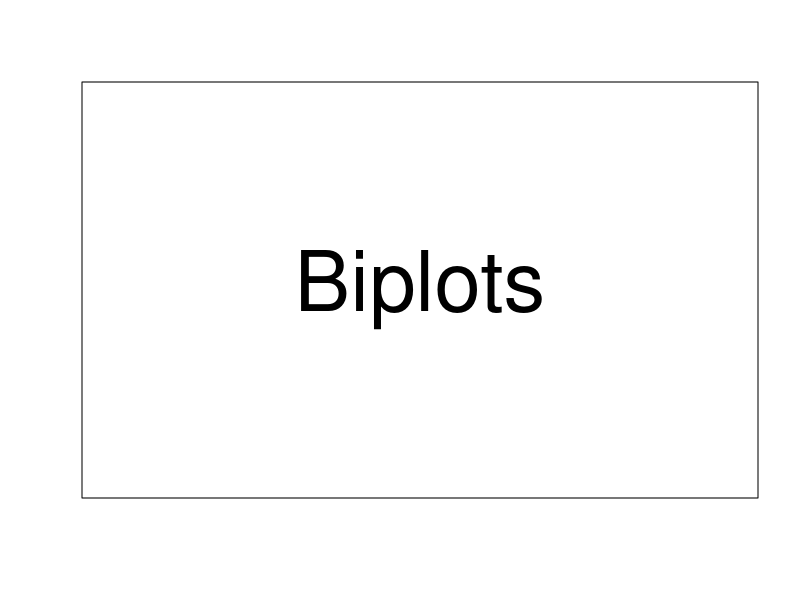

The R script that drew this image: (Note: this script raises an error after producing the figure.)
if (interactive()) {
  old.prompt <- devAskNewPage(TRUE)
}

##################################################
#   Some examples from the OpenRepGrid package   #
##################################################

#### Biplots ####
plot(0, type = "n", xaxt = "n", yaxt = "n", xlab = "", ylab = "")
text(1, 0, "Biplots", cex = 5)

#### Standard biplot ####
biplot2d(feixas2004)

#### Slater's INGRID biplot ####
biplotSlater2d(feixas2004)

#### Creating an ESA biplot ####
biplotEsa2d(feixas2004)

#### Pseudo 3D biplot #####
biplotPseudo3d(feixas2004)

#### 3D biplot #####
x <- scan(n = 1)
biplot3d(boeker)

#### Bertin displays ####
plot(0, type = "n", xaxt = "n", yaxt = "n", xlab = "", ylab = "")
text(1, 0, "Bertin \ndisplay", cex = 5)

#### Bertin display ####
bertin(feixas2004)

#### Colored display ####
bertin(feixas2004, colors = c("white", "darkred"))

#### Clustered Bertin display ####
x <- scan(n = 1)
dev.off()
dev.new()

plot(0, type = "n", xaxt = "n", yaxt = "n", xlab = "", ylab = "")
text(1, 0, "Clustered \nBertin display", cex = 5)

#### Clustered Bertin display ####
bertinCluster(feixas2004)

###############################################
if (interactive()) {
  devAskNewPage(old.prompt)
}
